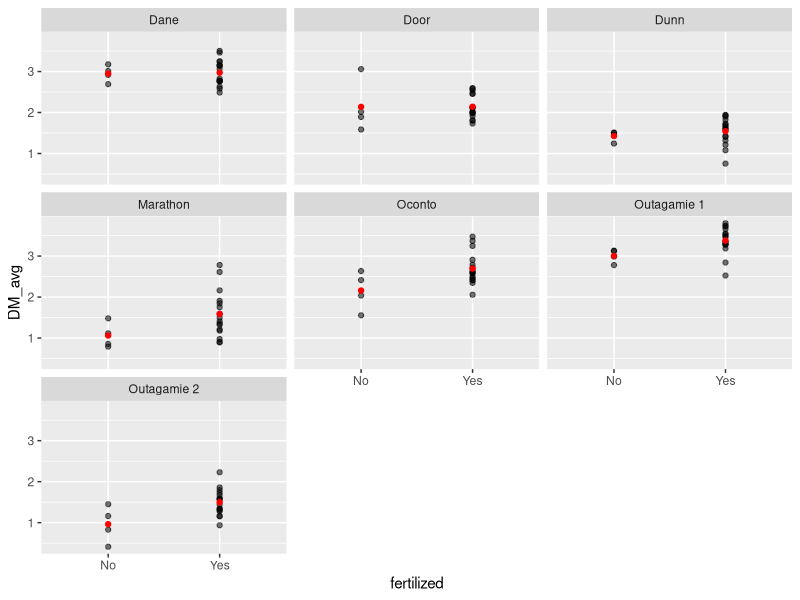
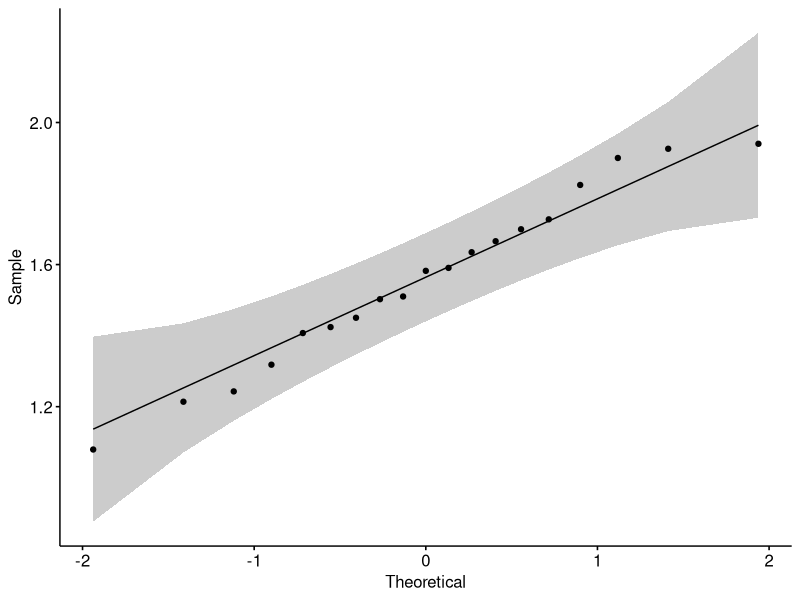
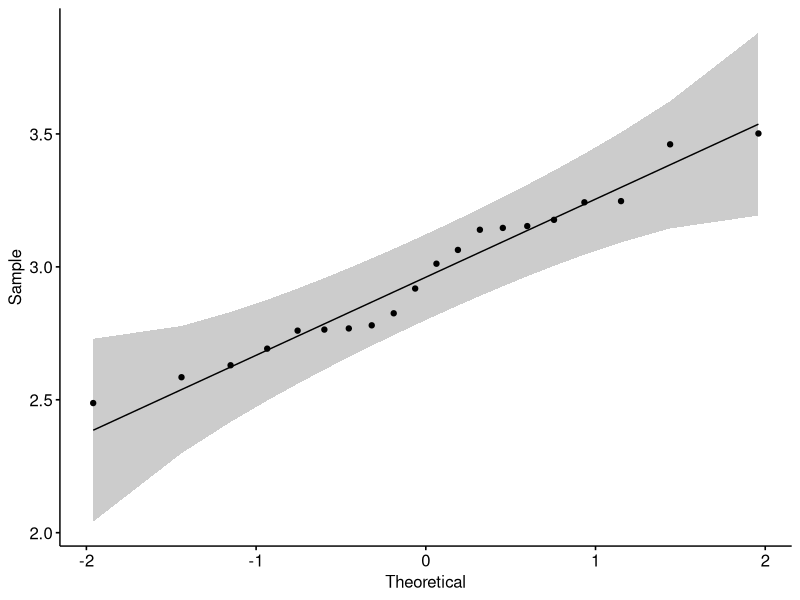
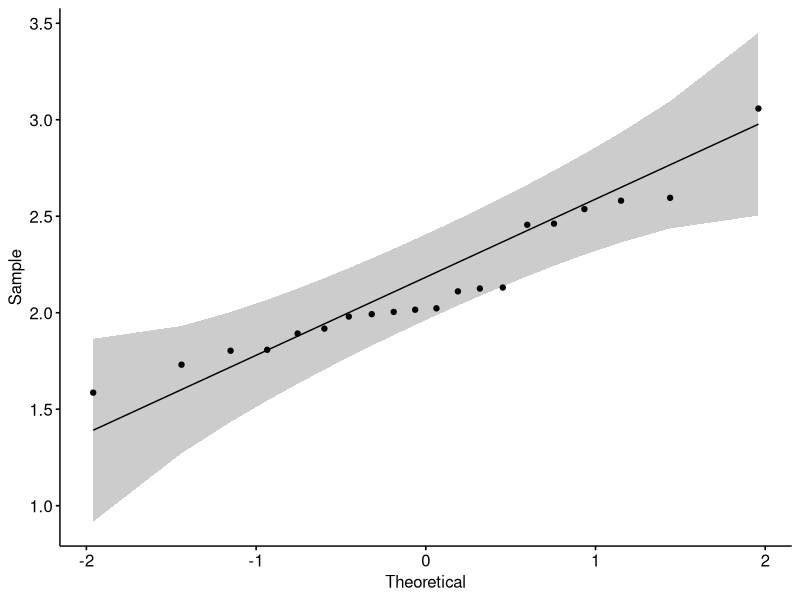
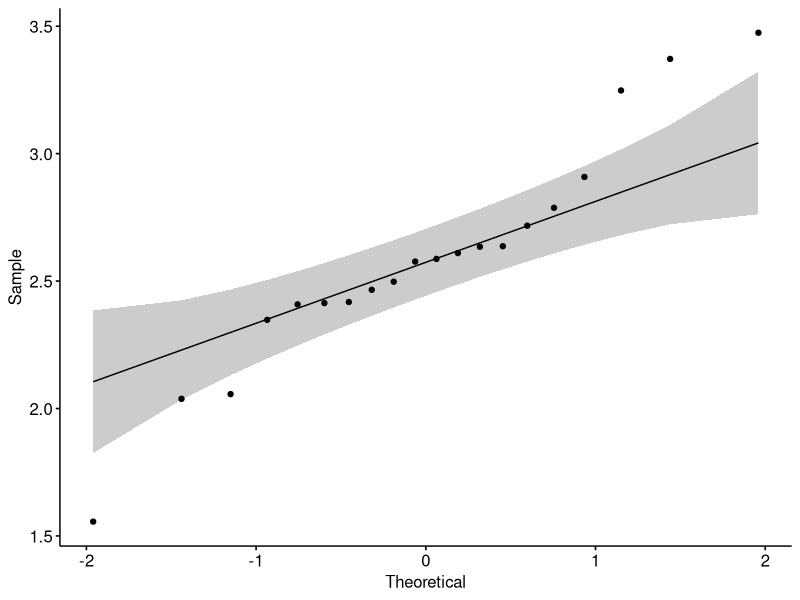
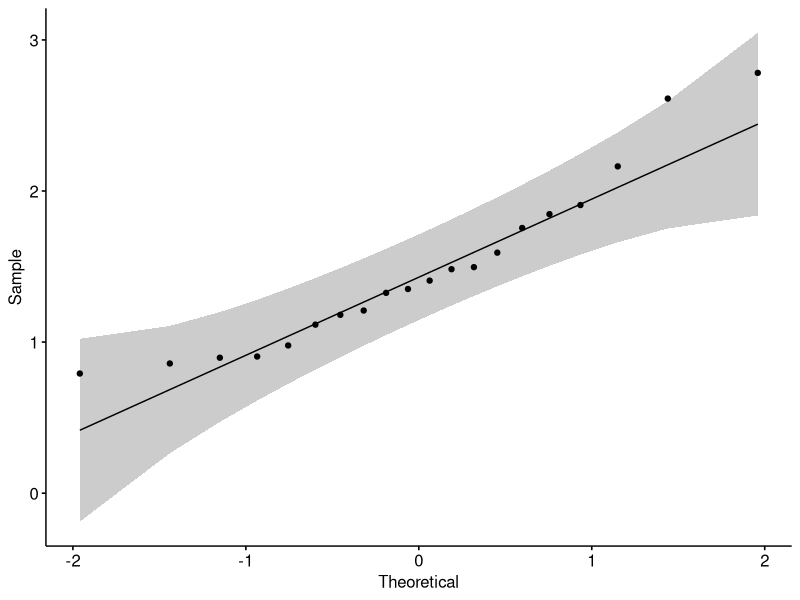
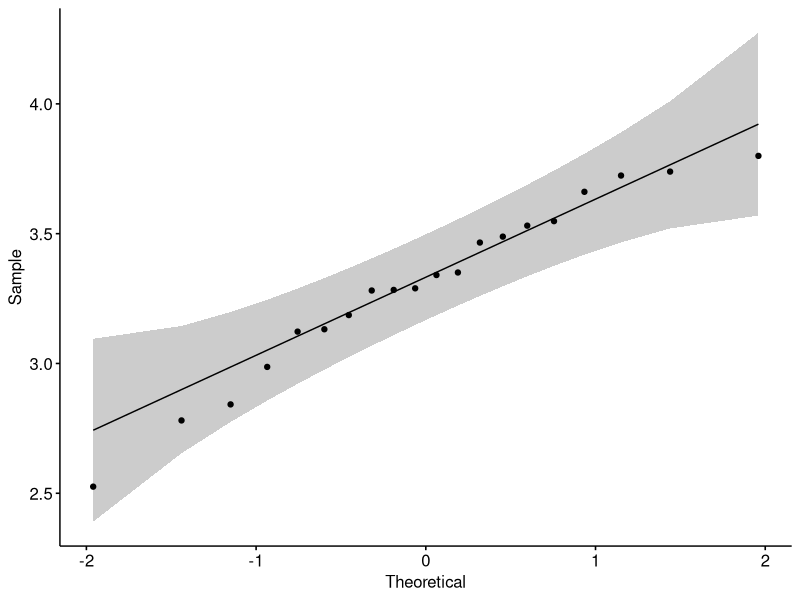
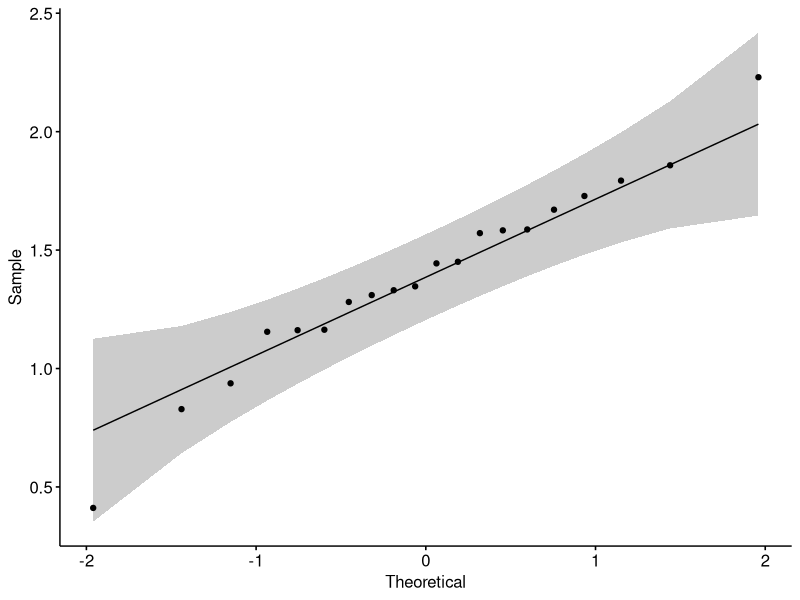

Source code (R) for these figures, in order:
## ---- chunk 1
#Loading Packages
library(car)
library(ggplot2)
library(tidyverse)
library(dplyr)
library(mgcv)
library(magrittr)
library(lmerTest)
library(lme4)
library(emmeans)
library(rstatix)
library(ggpubr)
library(multcomp)
## ---- chunk 2
#Accessing CSV Data
getwd()
data1= read.csv(file="2022Data.csv")

data1 = data1 %>%
  mutate(rep= as.factor(rep)#,
         #N_trt = as.factor(N_trt)
         )

str(data1)
## ---- chunk 3
data1 = data1 %>%
  mutate(fertilized = case_when(
  N_trt < 1 ~ "No",
  N_trt > 1 ~ "Yes"))
## ---- chunk 4
data2 = data1 %>%
  group_by(fertilized, county) %>%
  summarise(DM_avg = mean(DM_total))

ggplot(data2, aes(x=fertilized, y= DM_avg)) +
  geom_point(data= data1, mapping = aes(y = DM_total, alpha = 0.01)) +
  geom_point(color= "red") + #red dots are just means
  facet_wrap(vars(county)) +
  theme(legend.position = "none")
## ---- chunk 5
data_Dunn <- data1 %>%
  filter(county == "Dunn") %>%
  slice(-c(10)) 
## ---- chunk 6
#Testing for normality
data_Dunn %>%
  shapiro_test(DM_total)

ggqqplot(data_Dunn, "DM_total")
#looks good
## ---- chunk 7
Dunn_mod = lmer(DM_total ~ fertilized + (1|rep), data = data_Dunn)

Dunn_AOV = anova(Dunn_mod)
#not significant

Dunn_AOV = Dunn_AOV %>%
  mutate(Location = "Dunn")
## ---- chunk 8
Dunn_means = emmeans(Dunn_mod, ~ fertilized, contr= "pairwise", adjust= "tukey")

Dunn_CLD = cld(Dunn_means$emmean, alpha=0.05, Letters=letters, sort=FALSE, reverse=TRUE)

Dunn_CLD = as_tibble(Dunn_CLD) %>% 
  rename(DM = emmean) %>%
  mutate(DM = round(DM,2),
         Location = "Dunn")
## ---- chunk 9
data_Dane <- data1 %>%
  filter(county == "Dane") 
## ---- chunk 10
#Testing for normality
data_Dane %>%
  shapiro_test(DM_total)

ggqqplot(data_Dane, "DM_total")
#looks good
## ---- chunk 11
Dane_mod = lmer(DM_total ~ fertilized + (1|rep), data = data_Dane)

Dane_AOV = anova(Dane_mod)
#not significant

Dane_AOV = Dane_AOV %>%
  mutate(Location = "Dane")
## ---- chunk 12
Dane_means = emmeans(Dane_mod, ~ fertilized, contr= "pairwise", adjust= "tukey")

Dane_CLD = cld(Dane_means$emmean, alpha=0.05, Letters=letters, sort=FALSE, reverse=TRUE)

Dane_CLD = as_tibble(Dane_CLD) %>% 
  rename(DM = emmean) %>%
  mutate(DM = round(DM,2),
         Location = "Dane")
## ---- chunk 13
data_Door <- data1 %>%
  filter(county == "Door")
## ---- chunk 14
#Testing for normality
data_Door %>%
  shapiro_test(DM_total)

ggqqplot(data_Door, "DM_total")
#looks good
## ---- chunk 15
Door_mod = lmer(DM_total ~ fertilized + (1|rep), data = data_Door)

Door_AOV = anova(Door_mod)
#not significant

Door_AOV = Door_AOV %>%
  mutate(Location = "Door")
## ---- chunk 16
Door_means = emmeans(Door_mod, ~ fertilized, contr= "pairwise", adjust= "tukey")

Door_CLD = cld(Door_means$emmean, alpha=0.05, Letters=letters, sort=FALSE, reverse=TRUE)

Door_CLD = as_tibble(Door_CLD) %>% 
  rename(DM = emmean) %>%
  mutate(DM = round(DM,2),
         Location = "Door")
## ---- chunk 17
data_Ocon <- data1 %>%
  filter(county == "Oconto") 
## ---- chunk 18
#Testing for normality
data_Ocon %>%
  shapiro_test(DM_total)

ggqqplot(data_Ocon, "DM_total")
#edges look bad
## ---- chunk 19
Ocon_mod = lmer(DM_total ~ fertilized + (1|rep), data = data_Ocon)

Ocon_AOV = anova(Ocon_mod)
#barely significant

Ocon_AOV = Ocon_AOV %>%
  mutate(Location = "Oconto")
## ---- chunk 20
Ocon_means = emmeans(Ocon_mod, ~ fertilized, contr= "pairwise", adjust= "tukey")

Ocon_CLD = cld(Ocon_means$emmean, alpha=0.05, Letters=letters, sort=FALSE, reverse=TRUE)

Ocon_CLD = as_tibble(Ocon_CLD) %>% 
  rename(DM = emmean) %>%
  mutate(DM = round(DM,2),
         Location = "Oconto")
## ---- chunk 21
data_Mara <- data1 %>%
  filter(county == "Marathon")
## ---- chunk 22
#Testing for normality
data_Mara %>%
  shapiro_test(DM_total)

ggqqplot(data_Mara, "DM_total")
#looks good
## ---- chunk 23
Mara_mod = lmer(DM_total ~ fertilized + (1|rep), data = data_Mara)

Mara_AOV = anova(Mara_mod)
#not significant

Mara_AOV = Mara_AOV %>%
  mutate(Location = "Marathon")
## ---- chunk 24
Mara_means = emmeans(Mara_mod, ~ fertilized, contr= "pairwise", adjust= "none")

Mara_CLD = cld(Mara_means$emmean, alpha=0.1, Letters=letters, sort=FALSE, reverse=TRUE)

Mara_CLD = as_tibble(Mara_CLD) %>% 
  rename(DM = emmean) %>%
  mutate(DM = round(DM,2),
         Location = "Marathon")
## ---- chunk 25
data_Outa1 <- data1 %>%
  filter(county == "Outagamie 1")
## ---- chunk 26
#Testing for normality
data_Outa1 %>%
  shapiro_test(DM_total)

ggqqplot(data_Outa1, "DM_total")
#looks good
## ---- chunk 27
Outa1_mod = lmer(DM_total ~ fertilized + (1|rep), data = data_Outa1)

Outa1_AOV = anova(Outa1_mod)
#significant

Outa1_AOV = Outa1_AOV %>%
  mutate(Location = "Outagamie 1")
## ---- chunk 28
Outa1_means = emmeans(Outa1_mod, ~ fertilized, contr= "pairwise", adjust= "tukey")

Outa1_CLD = cld(Outa1_means$emmean, alpha= 0.05, Letters=letters, sort=FALSE, reverse=TRUE)

Outa1_CLD = as_tibble(Outa1_CLD) %>% 
  rename(DM = emmean) %>%
  mutate(DM = round(DM,2),
         Location = "Outagamie 1")
## ---- chunk 29
data_Outa2 <- data1 %>%
  filter(county == "Outagamie 2")
## ---- chunk 30
#Testing for normality
data_Outa2 %>%
  shapiro_test(DM_total)

ggqqplot(data_Outa2, "DM_total")
#looks good
## ---- chunk 31
Outa2_mod = lmer(DM_total ~ fertilized + (1|rep), data = data_Outa2)

Outa2_AOV = anova(Outa2_mod)
#significant

Outa2_AOV = Outa2_AOV %>%
  mutate(Location = "Outagamie 2")
## ---- chunk 32
Outa2_means = emmeans(Outa2_mod, ~ fertilized, contr= "pairwise", adjust= "tukey")

Outa2_CLD = cld(Outa2_means$emmean, alpha = 0.05, Letters = letters, sort = FALSE, reverse = TRUE)

Outa2_CLD = as_tibble(Outa2_CLD) %>% 
  rename(DM = emmean) %>%
  mutate(DM = round(DM,2),
         Location = "Outagamie 2")
## ---- chunk 33
DMAnova_Results = rbind(Dunn_AOV, Dane_AOV, Door_AOV, Mara_AOV, Ocon_AOV, Outa1_AOV, Outa2_AOV)

DMMeans_Results = rbind(Dunn_CLD, Dane_CLD, Door_CLD, Mara_CLD, Ocon_CLD, Outa1_CLD, Outa2_CLD)
## ---- chunk 34
library(writexl)
write_xlsx(DMAnova_Results, "DMAnova_Results.YesvsNo.xlsx")
write_xlsx(DMMeans_Results, "DMMeans_Results.YesvsNo.xlsx")
